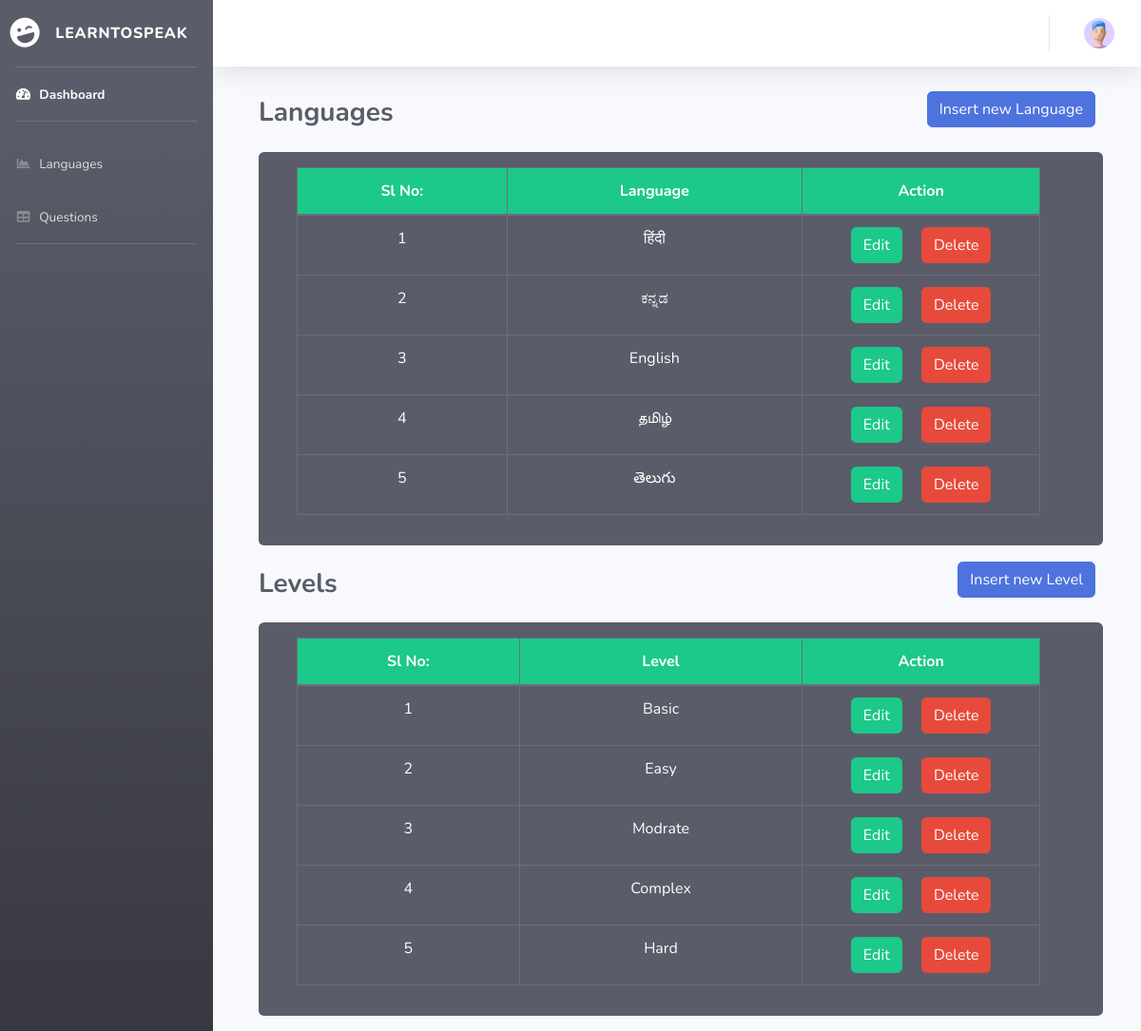
Page /Admin/language.php (signed in) on the committed database.
### tables this page shows
CREATE TABLE `lang_table` (
  `lang_id` int(11) NOT NULL,
  `lang_name` varchar(255) NOT NULL,
  `lang_info` varchar(255) NOT NULL,
  `lang_image` varchar(255) NOT NULL,
  `lang_instructions` varchar(1000) NOT NULL,
  `lang_links` varchar(255) NOT NULL,
  `lang_training_data` varchar(1000) NOT NULL,
  `lang_duration` varchar(100) NOT NULL
);

CREATE TABLE `level_table` (
  `level_id` int(100) NOT NULL,
  `level_name` varchar(255) NOT NULL,
  `level_limit_question` int(100) NOT NULL,
  `level_time` int(100) NOT NULL
);

### Admin/language.php (the view, shortened to what this page needs)
<?php  require("header.php"); ?>
    <div class="container-fluid">
        <div class="d-sm-flex align-items-center justify-content-between mb-4">
            <h1 class="h3 mb-0 text-gray-800 font-weight-bold ml-4 mt-2">Languages</h1>
            <a href="add_language.php"><button type="button" class="btn btn-primary mr-4 ">Insert new Language</button></a>
        </div>
    </div>
    <div class="container rounded text-center  bg-dark mx-5 my-3 " style="width:91%;padding-right:50px;">
        <div class="bg-dark px-3 py-3">
            <table class="table table-dark table-bordered table-hover">
                <thead class="bg-success">
                    <th>Sl No:</th>
                    <th>Language</th>
                    <th width="250px">Action</th>
                </thead>
                <tbody>
                    <?php
                            $i=0;
                            $statement=$con->prepare("SELECT * FROM lang_table ");
                            $statement->execute();
                            $result=$statement->fetchAll(PDO::FETCH_ASSOC);
                            foreach($result as $row){
                                $i++;
                    ?>
                        <tr>
                            <td><?php echo $i;; ?></td>
                            <td><?php echo $row['lang_name']; ?></td>
                            <td>
                                <form method="POST" action="language.php">
                                    <a href="edit_language.php?ref_no=<?php echo $row['lang_id']; ?>"><button type="button" class="btn btn-success mr-3">Edit</button></a>
                                    <input type="submit" name="submit" class="btn btn-danger" value="Delete">
                                </form>
                            </td>
                        </tr>
                    <?php  } ?>
                </tbody>
            </table>
        </div>
    </div>
    <div class="container-fluid">
        <div class="d-sm-flex align-items-center justify-content-between mb-4">
            <h1 class="h3 mb-0 text-gray-800 font-weight-bold ml-4 mt-2">Levels</h1>
            <a href="add_level.php"><button type="button" class="btn btn-primary mr-4 ">Insert new Level</button></a>
        </div>
    </div>
    <div class="container rounded text-center  bg-dark mx-5 my-3 " style="width:91%;padding-right:50px;">
        <div class="bg-dark px-3 py-3">
            <table class="table table-dark table-bordered table-hover">
                <thead class="bg-success">
                    <th>Sl No:</th>
                    <th>Level</th>
                    <th width="250px">Action</th>
                </thead>
                <tbody>
                    <?php
                            $i=0;
                            $statement=$con->prepare("SELECT * FROM level_table ");
                            $statement->execute();
                            $result=$statement->fetchAll(PDO::FETCH_ASSOC);
                            foreach($result as $row){
                                $i++;
                    ?>
                        <tr>
                            <td><?php echo $i;; ?></td>
                            <td><?php echo $row['level_name']; ?></td>
                            <td>
                                <form method="POST" action="language.php">
                                    <a href="edit_level.php?ref_no=<?php echo $row['level_id']; ?>"><button type="button" class="btn btn-success mr-3">Edit</button></a>
                                    <input type="submit" name="submit_level" class="btn btn-danger" value="Delete">
                                </form>
                            </td>
                        </tr>
                    <?php  } ?>
                </tbody>
            </table>
        </div>
    </div>
<?php require("footer.php"); ?>

### rows in the picture
lang_table: lang_name "हिंदी"
lang_table: lang_name "ಕನ್ನಡ"
lang_table: lang_name "English"
lang_table: lang_name "தமிழ்"
lang_table: lang_name "తెలుగు"
level_table: level_name "Basic"
level_table: level_name "Easy"
level_table: level_name "Modrate"
level_table: level_name "Complex"
level_table: level_name "Hard"
